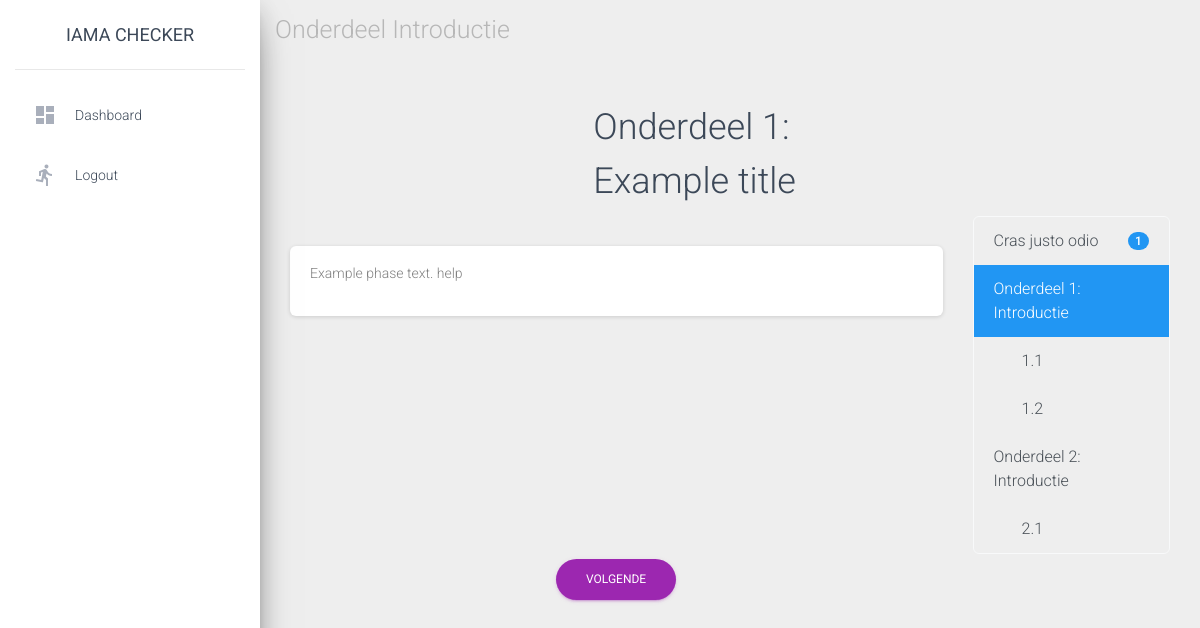
Screenshot of /assesments/7/question/1 (signed in) with the database file from the repository.
### base/models.py (models this page shows)
class Question(models.Model):
    question_title = models.CharField(max_length=140, default="Question title")
    question_text = models.TextField()# Content to display
    question_phase = models.IntegerField() # Phase number of the question
    question_number = models.IntegerField() # Question number in the phase

### base/views.py (the view)
# urls.py: path("assesments/<int:assesment_id>/question/<int:question_id>", views.question_detail, name="question_detail"),
@login_required
def question_detail(request, assesment_id, question_id):
    try:
        assesment = Assesment.objects.get(pk=assesment_id)
        question = Question.objects.get(pk=question_id)
    except (KeyError, Assesment.DoesNotExist):
        return HttpResponse("Page doesn't exist, 404 page comes later")
    question_list = request.session.get("questions", create_question_list())
    buttons = {
        "next": question.id + 1,
        "prev": question.id - 1
    }
    if question.question_number == 0:
        return render(request, "base/phase_intro.html", {"assesment": assesment, "question": question, "question_list": question_list, "buttons": buttons})
    else:
        return render(request, "base/q_detail.html", {"assesment": assesment, "question": question, "question_list": question_list, "buttons": buttons})

### base/views.py (called while the page is built)
def create_question_list():
    color = [
        "#007bc760",
        "#42145f60",
        "#a9006160",
        "#ffb61260"
    ]
    current_phase = 1# Counter
    questions = []# List to append
    while (question_list := Question.objects.filter(question_phase=current_phase).order_by("question_number")):
        questions.append({"phase_num": current_phase, "question_list": question_list, "list_item_color": color[current_phase - 1]})
        current_phase += 1
    return questions

### base/templates/base/phase_intro.html (shortened to what this page needs)
{% extends 'base/base.html' %}
{% block navigation %}Onderdeel Introductie{% endblock %}
{% block content %}
<div class="row">
    <div class="col-md-4"></div>
    <div class="col-md-4">
        <h2>Onderdeel {{ question.question_phase }}: {{ question.question_title }} </h2>
    </div>
    <div class="col-md-4"></div>
</div>
<div class="row">
    <div class="col-md-9">
        <div class="card">
            <div class="card-body">
                <p style="color: grey">
                    {{ question.question_text }} help
                </p>
            </div>
        </div>
    </div>
    <div class="col-md-3">
        {% include "base/q_index.html" with assesment=assesment question_list=question_list current_question=question.id %}
    </div>
</div>
<div class="row">
    <div class="col-md-9 text-center">
        <a href="{% url 'base:question_detail' assesment.id buttons.next %}" class="btn btn-primary btn-round">Volgende</a>
    </div>
</div>
{% endblock %}

### base/templates/base/q_index.html
<div class="list-group rounded border border-light">
    <a href="#" class="list-group-item list-group-item-action d-flex justify-content-between align-items-center">
        Cras justo odio <span class="badge badge-primary badge-pill">1</span>
    </a>
    {% for phase in question_list %}
        {% for question in phase.question_list %}
            {% if question.question_number == 0 %}
                {% if current_question == question.id %}
                    <a href="{% url 'base:question_detail' assesment.id question.id %}" class="list-group-item list-group-item-action active">
                        Onderdeel {{ phase.phase_num }}: Introductie
                    </a>
                {% else %}
                    <a href="{% url 'base:question_detail' assesment.id question.id %}" class="list-group-item list-group-item-action">
                        Onderdeel {{ phase.phase_num }}: Introductie
                    </a>
                {% endif %}
            {% else %}
                {% if current_question == question.id %}
                    <a href="{% url 'base:question_detail' assesment.id question.id %}" class="list-group-item list-group-item-action d-flex justify-content-between align-items-center active"
                    style="padding-left: 3em">
                        {{ question.question_phase }}.{{ question.question_number }}
                    </a>
                {% else %}
                    <a href="{% url 'base:question_detail' assesment.id question.id %}" class="list-group-item list-group-item-action d-flex justify-content-between align-items-center"
                    style="padding-left: 3em">
                        {{ question.question_phase }}.{{ question.question_number }}
                    </a>
                {% endif %}
            {% endif %}
        {% endfor %}
    {% endfor %}
</div>

### rows the page displays
Question: question_phase "1", question_title "Example title", question_text "Example phase text.", phase_num "1"
Question: question_phase "1", question_number "1"
Question: question_phase "1", question_number "2"
Question: phase_num "2"
Question: question_phase "2", question_number "1"
